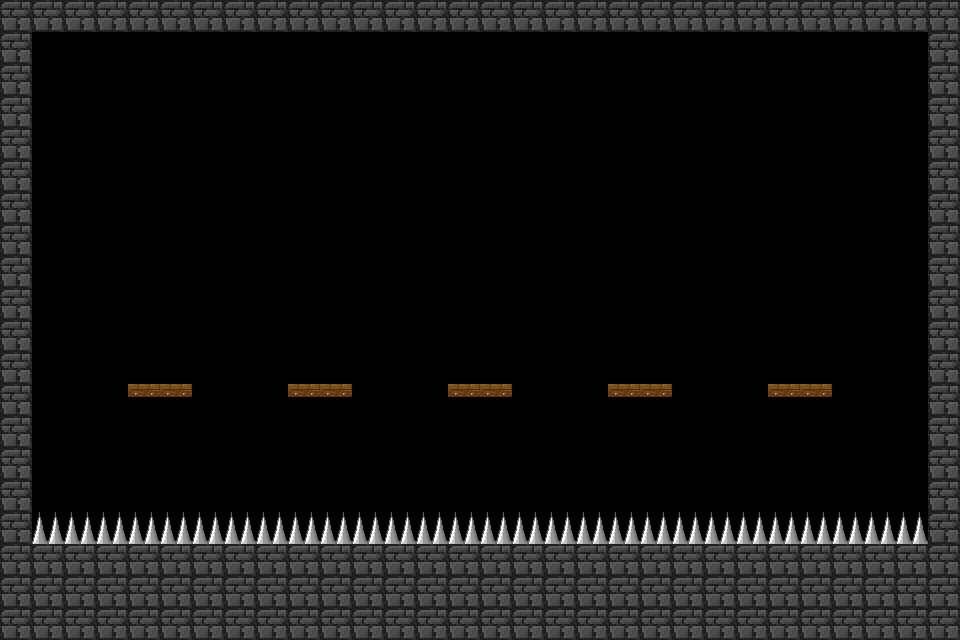

The image is a tile-based game level rendered from a .tmx file. Its description and complete source (layers, tilesets, objects, tile grids) follow:
An orthogonal 30x20 tile map with 32x32 px tiles, 1 tile layer (Camada de Blocos 1).

<map version="1.10" tiledversion="1.11.2" orientation="orthogonal" renderorder="right-down" width="30" height="20" tilewidth="32" tileheight="32" infinite="0" nextlayerid="2" nextobjectid="1">
 <tileset firstgid="1" source="blocos.tsx" />
 <layer id="1" name="Camada de Blocos 1" width="30" height="20">
  <data encoding="csv">
5,5,5,5,5,5,5,5,5,5,5,5,5,5,5,5,5,5,5,5,5,5,5,5,5,5,5,5,5,5,
5,0,0,0,0,0,0,0,0,0,0,0,0,0,0,0,0,0,0,0,0,0,0,0,0,0,0,0,0,5,
5,0,0,0,0,0,0,0,0,0,0,0,0,0,0,0,0,0,0,0,0,0,0,0,0,0,0,0,0,5,
5,0,0,0,0,0,0,0,0,0,0,0,0,0,0,0,0,0,0,0,0,0,0,0,0,0,0,0,0,5,
5,0,0,0,0,0,0,0,0,0,0,0,0,0,0,0,0,0,0,0,0,0,0,0,0,0,0,0,0,5,
5,0,0,0,0,0,0,0,0,0,0,0,0,0,0,0,0,0,0,0,0,0,0,0,0,0,0,0,0,5,
5,0,0,0,0,0,0,0,0,0,0,0,0,0,0,0,0,0,0,0,0,0,0,0,0,0,0,0,0,5,
5,0,0,0,0,0,0,0,0,0,0,0,0,0,0,0,0,0,0,0,0,0,0,0,0,0,0,0,0,5,
5,0,0,0,0,0,0,0,0,0,0,0,0,0,0,0,0,0,0,0,0,0,0,0,0,0,0,0,0,5,
5,0,0,0,0,0,0,0,0,0,0,0,0,0,0,0,0,0,0,0,0,0,0,0,0,0,0,0,0,5,
5,0,0,0,0,0,0,0,0,0,0,0,0,0,0,0,0,0,0,0,0,0,0,0,0,0,0,0,0,5,
5,0,0,0,0,0,0,0,0,0,0,0,0,0,0,0,0,0,0,0,0,0,0,0,0,0,0,0,0,5,
5,0,0,0,1,1,0,0,0,1,1,0,0,0,1,1,0,0,0,1,1,0,0,0,1,1,0,0,0,5,
5,0,0,0,0,0,0,0,0,0,0,0,0,0,0,0,0,0,0,0,0,0,0,0,0,0,0,0,0,5,
5,0,0,0,0,0,0,0,0,0,0,0,0,0,0,0,0,0,0,0,0,0,0,0,0,0,0,0,0,5,
5,0,0,0,0,0,0,0,0,0,0,0,0,0,0,0,0,0,0,0,0,0,0,0,0,0,0,0,0,5,
5,4,4,4,4,4,4,4,4,4,4,4,4,4,4,4,4,4,4,4,4,4,4,4,4,4,4,4,4,5,
5,5,5,5,5,5,5,5,5,5,5,5,5,5,5,5,5,5,5,5,5,5,5,5,5,5,5,5,5,5,
5,5,5,5,5,5,5,5,5,5,5,5,5,5,5,5,5,5,5,5,5,5,5,5,5,5,5,5,5,5,
5,5,5,5,5,5,5,5,5,5,5,5,5,5,5,5,5,5,5,5,5,5,5,5,5,5,5,5,5,5
</data>
 </layer>
</map>